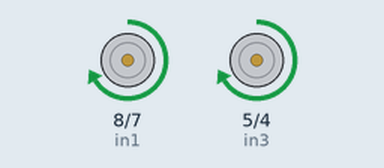
A sketch run on a simulated Arduino Uno, built with avr-gcc and run on an emulated ATmega328P. Parts: motor-driver pin pairs drawn as motors (green arrow = first pin HIGH = forward, orange = second pin HIGH = backward, longer = more drive, scaled by the enable pin).

Above: at 4.5 s.
At 40.5 s:
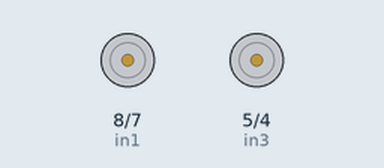
At 53.5 s:
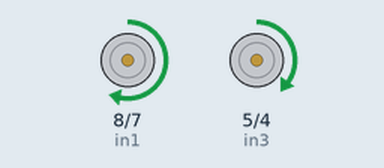
Timing chart, 0 to 56.6 s (numbered marks = the images above):
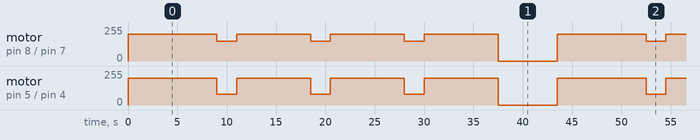

The sketch:

robotkitestcode.ino
```cpp
// To make a Square Path
// Motor A connections
int enA = 9;
int in1 = 8;
int in2 = 7;
// Motor B connections
int enB = 3;
int in3 = 5;
int in4 = 4;

void setup() {
  // Set all the motor control pins to outputs
  pinMode(enA, OUTPUT);
  pinMode(enB, OUTPUT);
  pinMode(in1, OUTPUT);
  pinMode(in2, OUTPUT);
  pinMode(in3, OUTPUT);
  pinMode(in4, OUTPUT);

  // Turn off motors - Initial state
  digitalWrite(in1, LOW);
  digitalWrite(in2, LOW);
  digitalWrite(in3, LOW);
  digitalWrite(in4, LOW);
}

void loop() {
  directionControl();
  delay(1000);
//  speedControl();
//  delay(1000);
}

// This function lets you control spinning direction of motors
void directionControl() {
  // Set motors to maximum speed
  // For PWM maximum possible values are 0 to 255
  //test with one connection first
  analogWrite(enA, 200); //left
  analogWrite(enB, 200); //right

  // Turn on motor A & B
  digitalWrite(in1, HIGH);
  digitalWrite(in2, LOW);
  digitalWrite(in3, HIGH);
  digitalWrite(in4, LOW);
  delay(9000);

  // Now change motor directions
  //digitalWrite(in1, LOW);
  //digitalWrite(in2, HIGH);
  //digitalWrite(in3, LOW);
  //digitalWrite(in4, HIGH);
  //delay(2000);

  //right turn
  analogWrite(enA, 150);
  analogWrite(enB, 80);

  digitalWrite(in1, HIGH);
  digitalWrite(in2, LOW);
  digitalWrite(in3, HIGH);
  digitalWrite(in4, LOW);
  delay(2000);

  //straight
  analogWrite(enA, 200);
  analogWrite(enB, 200);

  // Turn on motor A & B
  digitalWrite(in1, HIGH);
  digitalWrite(in2, LOW);
  digitalWrite(in3, HIGH);
  digitalWrite(in4, LOW);
  delay(7500);


  //left turn
  //analogWrite(enA, 80);
  //analogWrite(enB, 150);

  //digitalWrite(in1, HIGH);
  //digitalWrite(in2, LOW);
  //digitalWrite(in3, HIGH);
  //digitalWrite(in4, LOW);
  //delay(2000);

  //right turn
  analogWrite(enA, 150);
  analogWrite(enB, 80);

  digitalWrite(in1, HIGH);
  digitalWrite(in2, LOW);
  digitalWrite(in3, HIGH);
  digitalWrite(in4, LOW);
  delay(2000);

  //straight
  analogWrite(enA, 200);
  analogWrite(enB, 200);

  // Turn on motor A & B
  digitalWrite(in1, HIGH);
  digitalWrite(in2, LOW);
  digitalWrite(in3, HIGH);
  digitalWrite(in4, LOW);
  delay(7500);

  //right turn
  analogWrite(enA, 150);
  analogWrite(enB, 80);

  digitalWrite(in1, HIGH);
  digitalWrite(in2, LOW);
  digitalWrite(in3, HIGH);
  digitalWrite(in4, LOW);
  delay(2000);

  //straight
  analogWrite(enA, 200);
  analogWrite(enB, 200);

  // Turn on motor A & B
  digitalWrite(in1, HIGH);
  digitalWrite(in2, LOW);
  digitalWrite(in3, HIGH);
  digitalWrite(in4, LOW);
  delay(7500);

  // Turn off motors
  digitalWrite(in1, LOW);
  digitalWrite(in2, LOW);
  digitalWrite(in3, LOW);
  digitalWrite(in4, LOW);
  delay(5000);
}

// This function lets you control speed of the motors
//void speedControl() {
//  // Turn on motors
//  digitalWrite(in1, LOW);
//  digitalWrite(in2, HIGH);
//  digitalWrite(in3, LOW);
//  digitalWrite(in4, HIGH);
//
//  // Accelerate from zero to maximum speed
//  for (int i = 0; i < 256; i++) {
//    analogWrite(enA, i);
//    analogWrite(enB, i);
//    delay(20);
//  }
//
//  // Decelerate from maximum speed to zero
//  for (int i = 255; i >= 0; --i) {
//    analogWrite(enA, i);
//    analogWrite(enB, i);
//    delay(20);
//  }
//
//  // Now turn off motors
//  digitalWrite(in1, LOW);
//  digitalWrite(in2, LOW);
//  digitalWrite(in3, LOW);
//  digitalWrite(in4, LOW);
//}
```

Measured:
- by itself, motor on pin 5 (in3) / pin 4 (in4): repeats every 43.5 s: 3 × (forward 80/255 2.0 s, forward 200/255 7.5 s), stopped 6.0 s, forward 200/255 9.0 s
- by itself, motor on pin 8 (in1) / pin 7 (in2): repeats every 43.5 s: 3 × (forward 150/255 2.0 s, forward 200/255 7.5 s), stopped 6.0 s, forward 200/255 9.0 s
